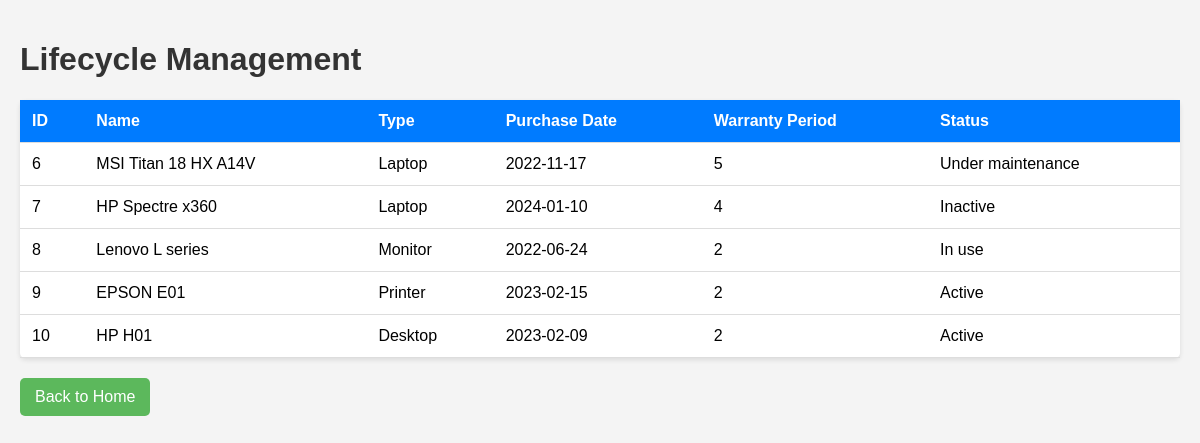
The page /lifecycle_management on the database its author committed.
### tables this page shows
CREATE TABLE assets (
                 id INTEGER PRIMARY KEY,
                 name TEXT,
                 type TEXT,
                 purchase_date TEXT,
                 warranty_period INTEGER,
                 status TEXT
                 );

### app.py (the view)
@app.route('/lifecycle_management')
def lifecycle_management_route():
    lifecycle_data = lifecycle_management.get_lifecycle_data()
    return render_template('lifecycle_management.html', lifecycle_data=lifecycle_data)

### lifecycle_management.py (called while the page is built)
def get_lifecycle_data():
    conn = sqlite3.connect('it_assets.db')
    c = conn.cursor()
    c.execute("SELECT * FROM assets")
    assets = c.fetchall()
    conn.close()
    return assets

### templates/lifecycle_management.html (shortened to what this page needs)
<!DOCTYPE html>
<html lang="en">
<head>
</head>
<body>
    <h1>Lifecycle Management</h1>
    <table>
        <thead>
            <tr>
                <th>ID</th>
                <th>Name</th>
                <th>Type</th>
                <th>Purchase Date</th>
                <th>Warranty Period</th>
                <th>Status</th>
            </tr>
        </thead>
        <tbody>
            {% for asset in lifecycle_data %}
            <tr>
                <td>{{ asset[0] }}</td>
                <td>{{ asset[1] }}</td>
                <td>{{ asset[2] }}</td>
                <td>{{ asset[3] }}</td>
                <td>{{ asset[4] }}</td>
                <td>{{ asset[5] }}</td>
            </tr>
            {% endfor %}
        </tbody>
    </table>
    <a href="/">Back to Home</a>
</body>
</html>

### templates/lifecycle_management.html (style rules this page uses)
body { font-family: Arial, sans-serif; background-color: #f4f4f4; margin: 0; padding: 20px; }
h1 { color: #333; }
table { width: 100%; border-collapse: collapse; margin-top: 20px; background-color: #fff; border-radius: 5px; box-shadow: 0 2px 5px rgba(0, 0, 0, 0.1); }
th, td { padding: 12px; text-align: left; border-bottom: 1px solid #ddd; }
th { background-color: #007bff; color: white; }
a { display: inline-block; margin-top: 20px; padding: 10px 15px; border-radius: 5px; background-color: #5cb85c; color: white; text-decoration: none; transition: background-color 0.3s; }

### rows shown on the page
assets: id "6", name "MSI Titan 18 HX A14V", type "Laptop", purchase_date "2022-11-17", warranty_period "5", status "Under maintenance"
assets: id "7", name "HP Spectre x360", type "Laptop", purchase_date "2024-01-10", warranty_period "4", status "Inactive"
assets: id "8", name "Lenovo L series", type "Monitor", purchase_date "2022-06-24", warranty_period "2", status "In use"
assets: id "9", name "EPSON E01", type "Printer", purchase_date "2023-02-15", warranty_period "2", status "Active"
assets: id "10", name "HP H01", type "Desktop", purchase_date "2023-02-09", warranty_period "2", status "Active"
